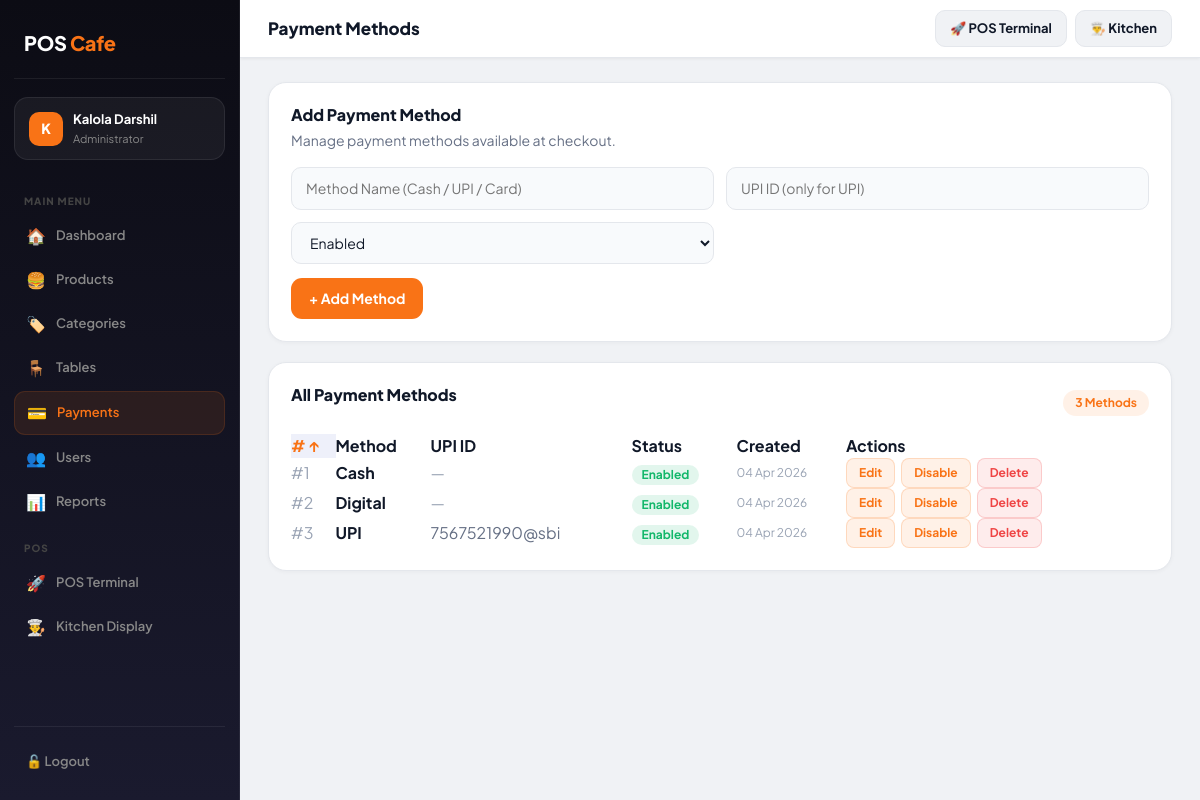
Page /admin/payments.php (signed in) on the committed database.
### tables this page shows
CREATE TABLE `payment_methods` (
  `id` int(11) NOT NULL,
  `method_name` varchar(50) NOT NULL,
  `is_enabled` enum('yes','no') DEFAULT 'yes',
  `upi_id` varchar(120) DEFAULT NULL,
  `created_at` timestamp NOT NULL DEFAULT current_timestamp()
);

### admin/payments.php (the view, shortened to what this page needs)
<?php
include("../config/db.php");
$csrf = $_SESSION['csrf'];
$editData = null;
$allowed_pm = ['method_name','is_enabled','created_at','id'];
$sort = safe_sort_col($_GET['sort'] ?? 'id', $allowed_pm, 'id');
$dir  = safe_dir($_GET['dir'] ?? 'ASC');
$total_pm = (int)mysqli_fetch_row(mysqli_query($GLOBALS['conn'], "SELECT COUNT(*) FROM payment_methods"))[0];
$page     = max(1, safe_int($_GET['page'] ?? 1));
$offset   = ($page - 1) * PER_PAGE_P;
$methods  = mysqli_query($GLOBALS['conn'], "SELECT * FROM payment_methods ORDER BY $sort $dir LIMIT " . PER_PAGE_P . " OFFSET $offset");
include("layout/header.php");
?>
<div class="panel">
    <h3><?php echo $editData ? 'Edit Payment Method' : 'Add Payment Method'; ?></h3>
    <p>Manage payment methods available at checkout.</p>
    <form method="POST">
        <div class="form-grid">
            <input type="text" name="method_name" placeholder="Method Name (Cash / UPI / Card)" required maxlength="50"
                   value="<?php echo $editData ? h($editData['method_name']) : ''; ?>">
            <input type="text" name="upi_id" placeholder="UPI ID (only for UPI)" maxlength="120"
                   value="<?php echo $editData ? h($editData['upi_id'] ?? '') : ''; ?>">
            <select name="is_enabled">
                <option value="yes" <?php if($editData && $editData['is_enabled']==='yes') echo 'selected'; ?>>Enabled</option>
            </select>
        </div>
        <div style="margin-top:14px;display:flex;gap:10px;flex-wrap:wrap;">
            <?php if($editData): ?>
            <button class="btn-primary" name="update_method">Update</button>
            <a href="payments.php" class="action-btn edit-btn">Cancel</a>
            <?php else: ?>
            <button class="btn-primary" name="add_method">+ Add Method</button>
            <?php endif; ?>
        </div>
    </form>
</div>
<div class="panel">
    <div class="table-header">
        <h3>All Payment Methods</h3>
        <span class="table-count"><?php echo $total_pm; ?> Methods</span>
    </div>
    <div class="table-wrap">
        <table class="admin-table">
            <thead>
                <tr>
                    <?php echo sort_th('id',          '#',       $sort, $dir); ?>
                    <?php echo sort_th('method_name', 'Method',  $sort, $dir); ?>
                    <th>UPI ID</th>
                    <?php echo sort_th('is_enabled',  'Status',  $sort, $dir); ?>
                    <?php echo sort_th('created_at',  'Created', $sort, $dir); ?>
                    <th>Actions</th>
                </tr>
            </thead>
            <tbody>
            <?php if (mysqli_num_rows($methods) === 0): ?>
            <tr><td colspan="6" class="empty-table">No methods found.</td></tr>
            <?php else: while ($m = mysqli_fetch_assoc($methods)): ?>
            <tr>
                <td style="color:var(--text3);">#<?php echo $m['id']; ?></td>
                <td><strong><?php echo h($m['method_name']); ?></strong></td>
                <td style="color:var(--text2);"><?php echo !empty($m['upi_id']) ? h($m['upi_id']) : '<span style="color:var(--text3);">—</span>'; ?></td>
                <td><span class="badge <?php echo $m['is_enabled']==='yes'?'badge-active':'badge-inactive'; ?>">
                    <?php echo $m['is_enabled']==='yes'?'Enabled':'Disabled'; ?>
                </span></td>
                <td style="font-size:12px;color:var(--text3);"><?php echo date('d M Y', strtotime($m['created_at'])); ?></td>
                <td>
                    <div class="action-group">
                        <a href="payments.php?edit=<?php echo $m['id']; ?>" class="action-btn edit-btn">Edit</a>
                        <a href="payments.php?toggle=<?php echo $m['id']; ?>&csrf=<?php echo $csrf; ?>" class="action-btn edit-btn">
                            <?php echo $m['is_enabled']==='yes'?'Disable':'Enable'; ?>
                        </a>
                        <a href="payments.php?delete=<?php echo $m['id']; ?>&csrf=<?php echo $csrf; ?>"
                           class="action-btn delete-btn"
                           onclick="return confirm('Delete this payment method?')">Delete</a>
                    </div>
                </td>
            </tr>
            <?php endwhile; endif; ?>
            </tbody>
        </table>
    </div>
</div>
<?php include("layout/footer.php"); ?>

### admin/layout/header.php (style rules this page uses)
*,*::before,*::after { margin:0;padding:0;box-sizing:border-box; }
:root { --primary:#F97316;--primary-dark:#EA6C0A;--primary-dim:rgba(249,115,22,0.1); --sidebar:#0C0C14;--sidebar-border:rgba(255,255,255,0.07); --bg:#F0F2F5;--surface:#FFF;--border:#E4E7EC; --text:#101828;--text2:#667085;--text3:#98A2B3; --success:#12B76A;--danger:#EF4444;--warning:#F59E0B; }
body { font-family:'Plus Jakarta Sans',sans-serif;background:var(--bg);color:var(--text); }
.panel { background:var(--surface);border:1px solid var(--border);border-radius:18px;padding:22px;margin-bottom:20px;box-shadow:0 1px 4px rgba(0,0,0,0.04); }
.panel h3 { font-size:16px;font-weight:800;margin-bottom:16px; }
.panel h3+p { font-size:14px;color:var(--text2);margin-bottom:16px;margin-top:-10px; }
.form-grid { display:grid;grid-template-columns:1fr 1fr;gap:12px; }
.form-grid input,.form-grid select,.form-grid textarea,textarea,input[type=text],input[type=number],input[type=email],select { width:100%;padding:10px 14px;background:#F8FAFC;border:1px solid var(--border);border-radius:10px; font-family:'Plus Jakarta Sans',sans-serif;font-size:14px;color:var(--text);transition:0.15s; }
.btn-primary { background:var(--primary);color:white;border:none;border-radius:11px;padding:10px 18px;font-family:'Plus Jakarta Sans',sans-serif;font-size:14px;font-weight:700;cursor:pointer;transition:0.15s; }
.table-wrap { overflow-x:auto; }
.table-wrap table { width:100%;border-collapse:collapse; }
.btn-primary { background-color: var(--primary); border-color: var(--primary); }
.table-wrap tr:last-child td { border-bottom:none; }
.action-btn { text-decoration:none;padding:5px 12px;border-radius:8px;font-size:12px;font-weight:700;transition:0.15s;border:none;cursor:pointer;font-family:'Plus Jakarta Sans',sans-serif; }
.delete-btn { background:rgba(239,68,68,0.1);color:var(--danger);border:1px solid rgba(239,68,68,0.2); }
.edit-btn { background:rgba(249,115,22,0.1);color:var(--primary);border:1px solid rgba(249,115,22,0.2); }
.badge { display:inline-flex;align-items:center;padding:4px 10px;border-radius:999px;font-size:12px;font-weight:700; }
.badge-active { background:rgba(18,183,106,0.12);color:var(--success); }
.table-header { display:flex;align-items:center;justify-content:space-between;margin-bottom:14px;flex-wrap:wrap;gap:10px; }
.table-count { font-size:12px;font-weight:700;background:var(--primary-dim);color:var(--primary);padding:4px 12px;border-radius:999px; }
.action-group { display:flex;gap:6px;flex-wrap:wrap;align-items:center; }

### rows in the picture
payment_methods: id "1", method_name "Cash", is_enabled "Enabled", created_at "04 Apr 2026"
payment_methods: id "2", method_name "Digital", is_enabled "Enabled", created_at "04 Apr 2026"
payment_methods: id "3", method_name "UPI", upi "7567521990@sbi", is_enabled "Enabled", created_at "04 Apr 2026"

### other values in the picture
substr($user_name,0,1) "K"
$user_name "Kalola Darshil"
$n['icon'] "🏠"
$n['label'] "Dashboard"
$n['icon'] "🍔"
$n['label'] "Products"
$n['icon'] "🏷️"
$n['label'] "Categories"
$n['icon'] "🪑"
$n['label'] "Tables"
$n['icon'] "💳"
$n['label'] "Payments"
$n['icon'] "👥"
$n['label'] "Users"
$n['icon'] "📊"
